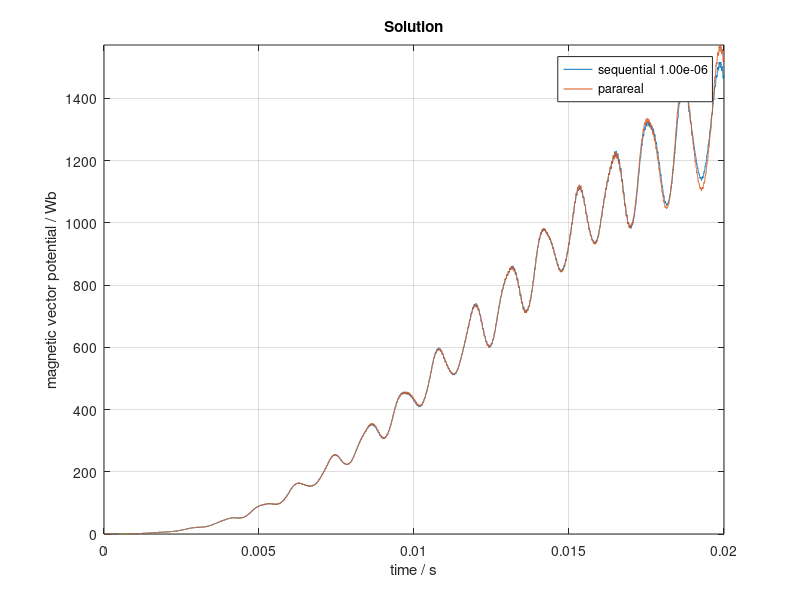
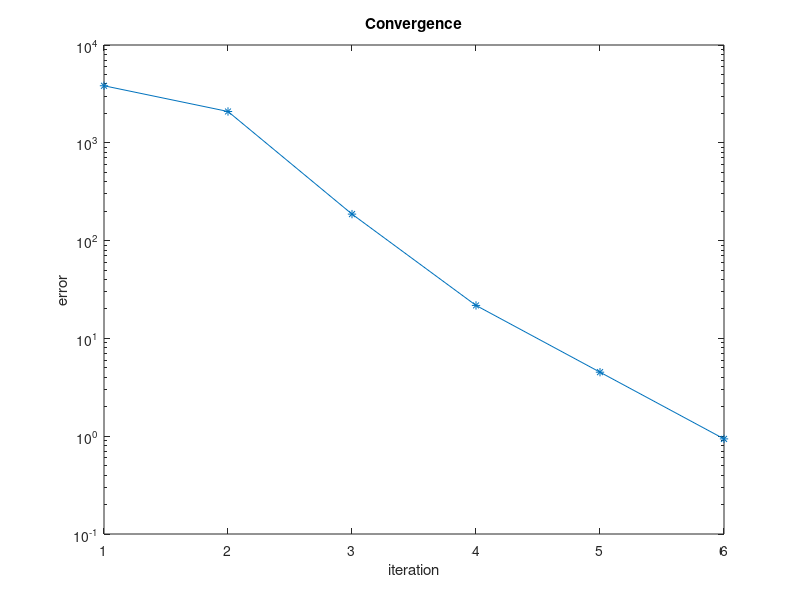

The MATLAB script that drew these images, in order:
%Plot reference results

% The source code is distributed under the terms of the GNU General
% Public License (GPL) (version 2 or later).

% read solution from file
ref_sol  = load ('solution.csv');
ref_err  = load ('error.csv');
TimeStep = ref_sol(2,1)-ref_sol(1,1);

figure; 
plot(ref_sol(:,1),ref_sol(:,2),...
     ref_sol(:,1),ref_sol(:,3)); % plot 1st component of solutions
title('Solution');
grid
axis tight
legend(['sequential ' num2str(TimeStep,'%1.2e')],'parareal')
xlabel('time / s')
ylabel('magnetic vector potential / Wb')

figure; 
semilogy(ref_err(:,1),ref_err(:,2),'*-');
title('Convergence');
xlabel('iteration')
ylabel('error')